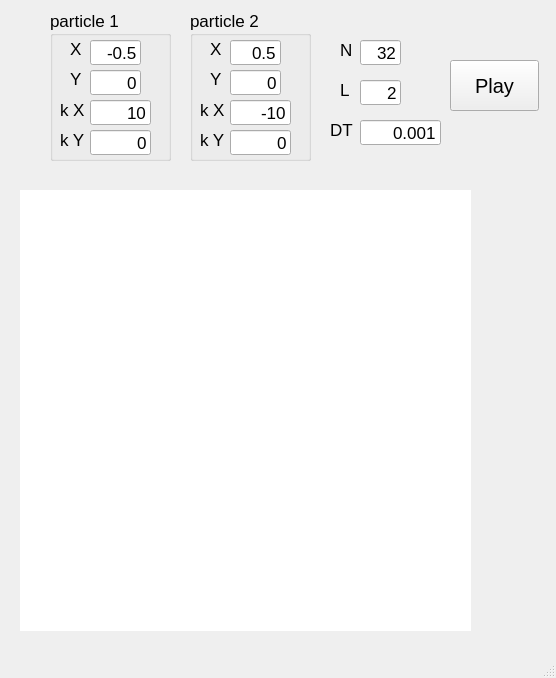
<?xml version="1.0" encoding="UTF-8"?>
<ui version="4.0">
 <class>MainWindow</class>
 <widget class="QMainWindow" name="MainWindow">
  <property name="geometry">
   <rect>
    <x>0</x>
    <y>0</y>
    <width>556</width>
    <height>678</height>
   </rect>
  </property>
  <property name="font">
   <font>
    <pointsize>13</pointsize>
   </font>
  </property>
  <property name="windowTitle">
   <string>MainWindow</string>
  </property>
  <widget class="QWidget" name="centralwidget">
   <widget class="QGroupBox" name="groupBoxPos">
    <property name="geometry">
     <rect>
      <x>50</x>
      <y>10</y>
      <width>121</width>
      <height>151</height>
     </rect>
    </property>
    <property name="title">
     <string>particle 1</string>
    </property>
    <widget class="QLabel" name="label_2">
     <property name="geometry">
      <rect>
       <x>20</x>
       <y>60</y>
       <width>21</width>
       <height>17</height>
      </rect>
     </property>
     <property name="text">
      <string>Y</string>
     </property>
    </widget>
    <widget class="QLabel" name="label">
     <property name="geometry">
      <rect>
       <x>20</x>
       <y>30</y>
       <width>21</width>
       <height>17</height>
      </rect>
     </property>
     <property name="text">
      <string>X</string>
     </property>
    </widget>
    <widget class="QLineEdit" name="txX1">
     <property name="geometry">
      <rect>
       <x>40</x>
       <y>30</y>
       <width>51</width>
       <height>25</height>
      </rect>
     </property>
     <property name="toolTip">
      <string>&lt;html&gt;&lt;head/&gt;&lt;body&gt;&lt;p&gt;from -0.8 to 0.8&lt;/p&gt;&lt;/body&gt;&lt;/html&gt;</string>
     </property>
     <property name="text">
      <string>-0.5</string>
     </property>
     <property name="alignment">
      <set>Qt::AlignRight|Qt::AlignTrailing|Qt::AlignVCenter</set>
     </property>
    </widget>
    <widget class="QLineEdit" name="txY1">
     <property name="geometry">
      <rect>
       <x>40</x>
       <y>60</y>
       <width>51</width>
       <height>25</height>
      </rect>
     </property>
     <property name="toolTip">
      <string>&lt;html&gt;&lt;head/&gt;&lt;body&gt;&lt;p&gt;from -0.8 to 0.8&lt;/p&gt;&lt;/body&gt;&lt;/html&gt;</string>
     </property>
     <property name="text">
      <string>0</string>
     </property>
     <property name="alignment">
      <set>Qt::AlignRight|Qt::AlignTrailing|Qt::AlignVCenter</set>
     </property>
    </widget>
    <widget class="QLabel" name="label_5">
     <property name="geometry">
      <rect>
       <x>10</x>
       <y>120</y>
       <width>31</width>
       <height>20</height>
      </rect>
     </property>
     <property name="text">
      <string>k Y</string>
     </property>
    </widget>
    <widget class="QLabel" name="label_6">
     <property name="geometry">
      <rect>
       <x>10</x>
       <y>90</y>
       <width>31</width>
       <height>20</height>
      </rect>
     </property>
     <property name="text">
      <string>k X</string>
     </property>
    </widget>
    <widget class="QLineEdit" name="txKY1">
     <property name="geometry">
      <rect>
       <x>40</x>
       <y>120</y>
       <width>61</width>
       <height>25</height>
      </rect>
     </property>
     <property name="text">
      <string>0</string>
     </property>
     <property name="alignment">
      <set>Qt::AlignRight|Qt::AlignTrailing|Qt::AlignVCenter</set>
     </property>
    </widget>
    <widget class="QLineEdit" name="txKX1">
     <property name="geometry">
      <rect>
       <x>40</x>
       <y>90</y>
       <width>61</width>
       <height>25</height>
      </rect>
     </property>
     <property name="text">
      <string>10</string>
     </property>
     <property name="alignment">
      <set>Qt::AlignRight|Qt::AlignTrailing|Qt::AlignVCenter</set>
     </property>
    </widget>
   </widget>
   <widget class="QPushButton" name="btPlay">
    <property name="geometry">
     <rect>
      <x>450</x>
      <y>60</y>
      <width>89</width>
      <height>51</height>
     </rect>
    </property>
    <property name="font">
     <font>
      <pointsize>15</pointsize>
     </font>
    </property>
    <property name="text">
     <string>Play</string>
    </property>
   </widget>
   <widget class="QLabel" name="label_7">
    <property name="geometry">
     <rect>
      <x>340</x>
      <y>40</y>
      <width>31</width>
      <height>20</height>
     </rect>
    </property>
    <property name="text">
     <string>N</string>
    </property>
   </widget>
   <widget class="QLineEdit" name="txN">
    <property name="geometry">
     <rect>
      <x>360</x>
      <y>40</y>
      <width>41</width>
      <height>25</height>
     </rect>
    </property>
    <property name="text">
     <string>32</string>
    </property>
    <property name="alignment">
     <set>Qt::AlignRight|Qt::AlignTrailing|Qt::AlignVCenter</set>
    </property>
   </widget>
   <widget class="QLabel" name="label_8">
    <property name="geometry">
     <rect>
      <x>340</x>
      <y>80</y>
      <width>31</width>
      <height>20</height>
     </rect>
    </property>
    <property name="text">
     <string>L</string>
    </property>
   </widget>
   <widget class="QLineEdit" name="txL">
    <property name="geometry">
     <rect>
      <x>360</x>
      <y>80</y>
      <width>41</width>
      <height>25</height>
     </rect>
    </property>
    <property name="text">
     <string>2</string>
    </property>
    <property name="alignment">
     <set>Qt::AlignRight|Qt::AlignTrailing|Qt::AlignVCenter</set>
    </property>
   </widget>
   <widget class="QLabel" name="label_9">
    <property name="geometry">
     <rect>
      <x>330</x>
      <y>120</y>
      <width>31</width>
      <height>20</height>
     </rect>
    </property>
    <property name="text">
     <string>DT</string>
    </property>
   </widget>
   <widget class="QLineEdit" name="txDT">
    <property name="geometry">
     <rect>
      <x>360</x>
      <y>120</y>
      <width>81</width>
      <height>25</height>
     </rect>
    </property>
    <property name="text">
     <string>0.001</string>
    </property>
    <property name="alignment">
     <set>Qt::AlignRight|Qt::AlignTrailing|Qt::AlignVCenter</set>
    </property>
   </widget>
   <widget class="QGroupBox" name="groupBoxPos_2">
    <property name="geometry">
     <rect>
      <x>190</x>
      <y>10</y>
      <width>121</width>
      <height>151</height>
     </rect>
    </property>
    <property name="title">
     <string>particle 2</string>
    </property>
    <widget class="QLabel" name="label_3">
     <property name="geometry">
      <rect>
       <x>20</x>
       <y>60</y>
       <width>21</width>
       <height>17</height>
      </rect>
     </property>
     <property name="text">
      <string>Y</string>
     </property>
    </widget>
    <widget class="QLabel" name="label_4">
     <property name="geometry">
      <rect>
       <x>20</x>
       <y>30</y>
       <width>21</width>
       <height>17</height>
      </rect>
     </property>
     <property name="text">
      <string>X</string>
     </property>
    </widget>
    <widget class="QLineEdit" name="txX2">
     <property name="geometry">
      <rect>
       <x>40</x>
       <y>30</y>
       <width>51</width>
       <height>25</height>
      </rect>
     </property>
     <property name="toolTip">
      <string>&lt;html&gt;&lt;head/&gt;&lt;body&gt;&lt;p&gt;from -0.8 to 0.8&lt;/p&gt;&lt;/body&gt;&lt;/html&gt;</string>
     </property>
     <property name="text">
      <string>0.5</string>
     </property>
     <property name="alignment">
      <set>Qt::AlignRight|Qt::AlignTrailing|Qt::AlignVCenter</set>
     </property>
    </widget>
    <widget class="QLineEdit" name="txY2">
     <property name="geometry">
      <rect>
       <x>40</x>
       <y>60</y>
       <width>51</width>
       <height>25</height>
      </rect>
     </property>
     <property name="toolTip">
      <string>&lt;html&gt;&lt;head/&gt;&lt;body&gt;&lt;p&gt;from -0.8 to 0.8&lt;/p&gt;&lt;/body&gt;&lt;/html&gt;</string>
     </property>
     <property name="text">
      <string>0</string>
     </property>
     <property name="alignment">
      <set>Qt::AlignRight|Qt::AlignTrailing|Qt::AlignVCenter</set>
     </property>
    </widget>
    <widget class="QLabel" name="label_10">
     <property name="geometry">
      <rect>
       <x>10</x>
       <y>120</y>
       <width>31</width>
       <height>20</height>
      </rect>
     </property>
     <property name="text">
      <string>k Y</string>
     </property>
    </widget>
    <widget class="QLabel" name="label_11">
     <property name="geometry">
      <rect>
       <x>10</x>
       <y>90</y>
       <width>31</width>
       <height>20</height>
      </rect>
     </property>
     <property name="text">
      <string>k X</string>
     </property>
    </widget>
    <widget class="QLineEdit" name="txKY2">
     <property name="geometry">
      <rect>
       <x>40</x>
       <y>120</y>
       <width>61</width>
       <height>25</height>
      </rect>
     </property>
     <property name="text">
      <string>0</string>
     </property>
     <property name="alignment">
      <set>Qt::AlignRight|Qt::AlignTrailing|Qt::AlignVCenter</set>
     </property>
    </widget>
    <widget class="QLineEdit" name="txKX2">
     <property name="geometry">
      <rect>
       <x>40</x>
       <y>90</y>
       <width>61</width>
       <height>25</height>
      </rect>
     </property>
     <property name="text">
      <string>-10</string>
     </property>
     <property name="alignment">
      <set>Qt::AlignRight|Qt::AlignTrailing|Qt::AlignVCenter</set>
     </property>
    </widget>
   </widget>
   <widget class="QLabel" name="lbogl">
    <property name="geometry">
     <rect>
      <x>20</x>
      <y>190</y>
      <width>451</width>
      <height>441</height>
     </rect>
    </property>
    <property name="styleSheet">
     <string notr="true">background-color: rgb(255, 255, 255);</string>
    </property>
    <property name="text">
     <string/>
    </property>
   </widget>
  </widget>
  <widget class="QMenuBar" name="menubar">
   <property name="geometry">
    <rect>
     <x>0</x>
     <y>0</y>
     <width>556</width>
     <height>25</height>
    </rect>
   </property>
  </widget>
  <widget class="QStatusBar" name="statusbar"/>
 </widget>
 <resources/>
 <connections/>
</ui>
